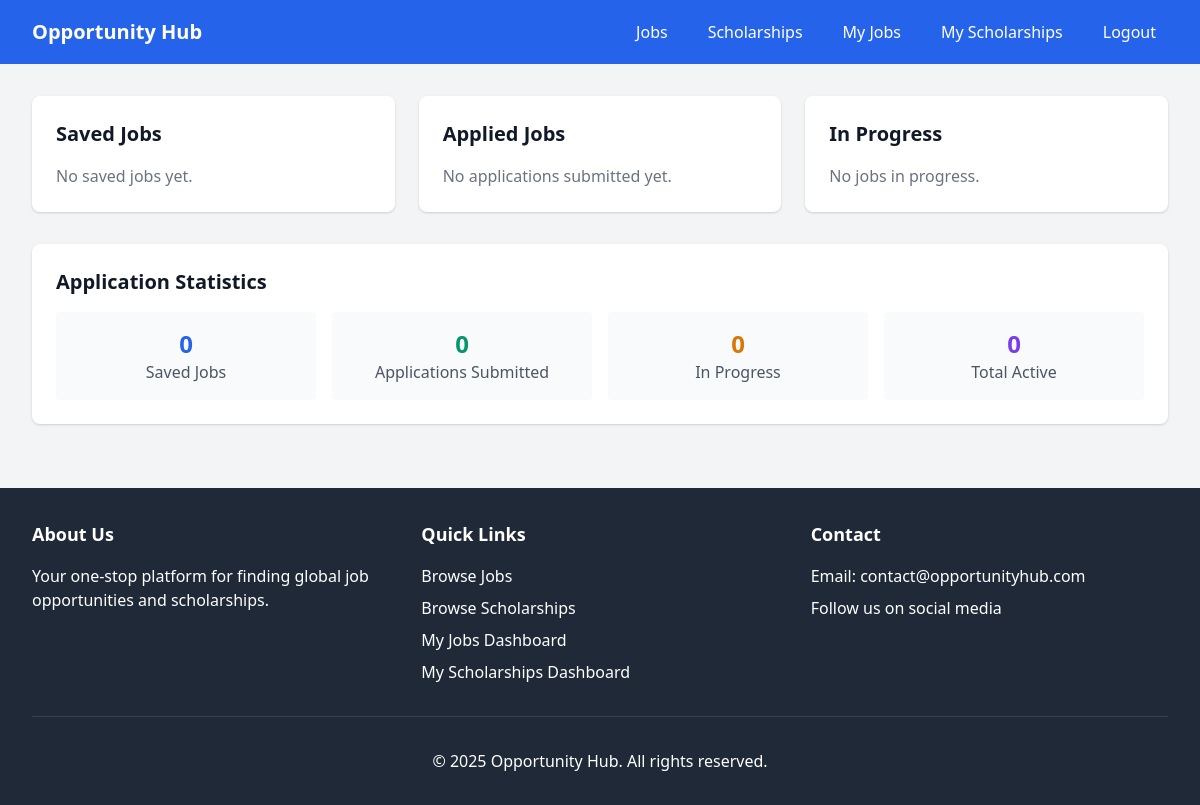
Page /jobs/dashboard/ (signed in) on the earlier database version.
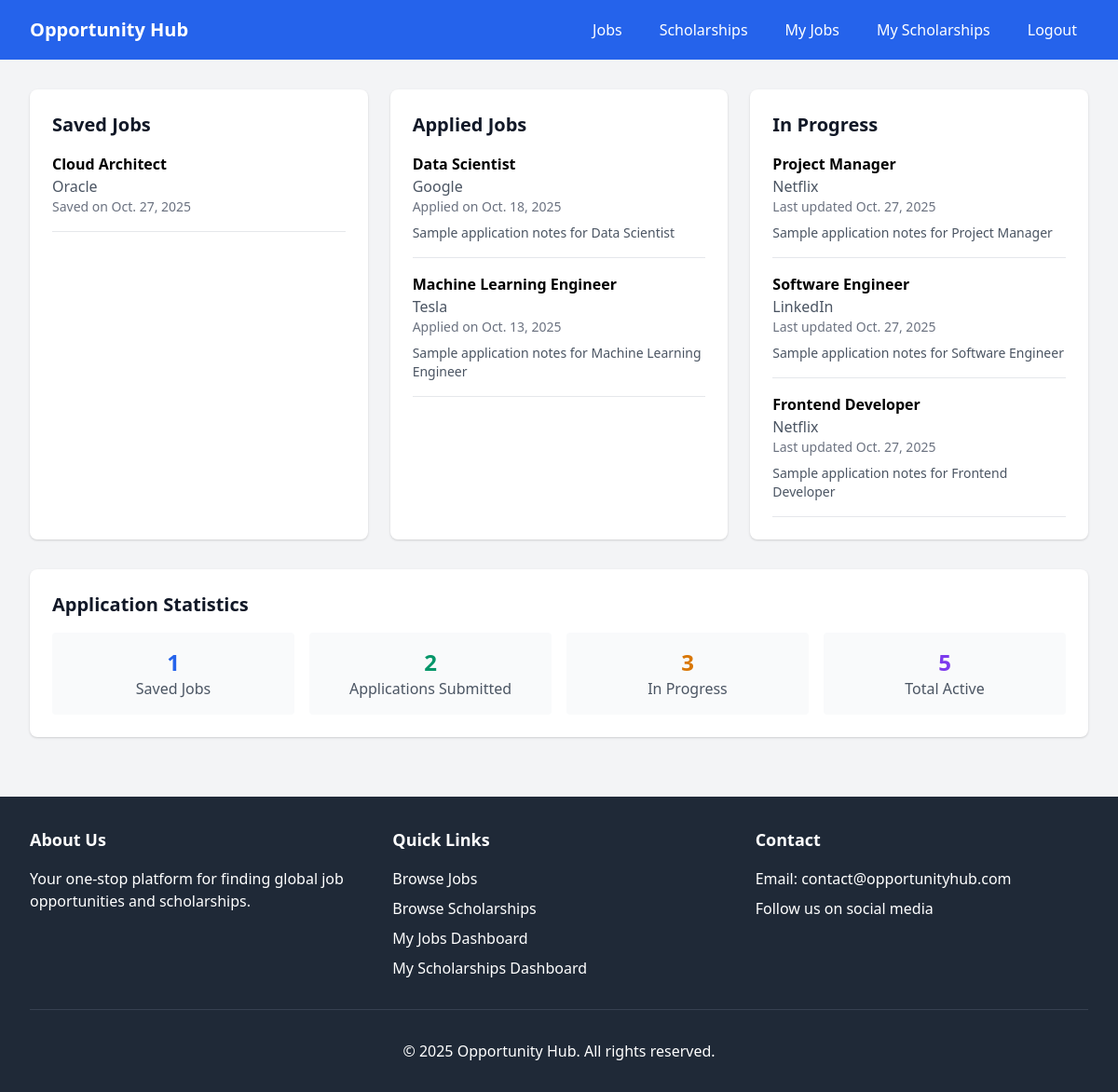
Same page on the later database version.
### jobs/models.py (models this page shows, shortened)
class JobApplication(models.Model):
    STATUS_CHOICES = [
        ('SAVED', 'Saved'),
        ('APPLIED', 'Applied'),
        ('IN_PROGRESS', 'In Progress'),
        ('REJECTED', 'Rejected'),
        ('ACCEPTED', 'Accepted'),
    ]
    user = models.ForeignKey('users.CustomUser', on_delete=models.CASCADE)
    job = models.ForeignKey(JobListing, on_delete=models.CASCADE)
    status = models.CharField(max_length=20, choices=STATUS_CHOICES, default='SAVED')
    notes = models.TextField(blank=True)
    applied_date = models.DateField(null=True, blank=True)
    created_at = models.DateTimeField(auto_now_add=True)
    updated_at = models.DateTimeField(auto_now=True)
    class Meta:
        unique_together = ('user', 'job')

class JobListing(models.Model):
    EMPLOYMENT_TYPE_CHOICES = [
        ('FULL_TIME', 'Full Time'),
        ('PART_TIME', 'Part Time'),
        ('CONTRACT', 'Contract'),
        ('INTERNSHIP', 'Internship'),
        ('REMOTE', 'Remote'),
    ]
    title = models.CharField(max_length=200)
    company = models.CharField(max_length=200)
    location = models.CharField(max_length=200)
    employment_type = models.CharField(max_length=20, choices=EMPLOYMENT_TYPE_CHOICES)
    description = models.TextField()
    requirements = models.TextField()
    salary_range = models.CharField(max_length=100, blank=True, null=True)
    application_url = models.URLField()
    source_website = models.CharField(max_length=100)
    posted_date = models.DateField()
    deadline = models.DateField(null=True, blank=True)
    is_remote = models.BooleanField(default=False)
    is_active = models.BooleanField(default=True)
    created_at = models.DateTimeField(auto_now_add=True)
    updated_at = models.DateTimeField(auto_now=True)
    class Meta:
        ordering = ['-posted_date']
        indexes = [
            models.Index(fields=['title', 'company']),
            models.Index(fields=['location']),
            models.Index(fields=['employment_type']),
            models.Index(fields=['posted_date']),
        ]

### jobs/views.py (the view)
# urls.py: path('dashboard/', views.dashboard, name='dashboard'),
@login_required
def dashboard(request):
    applications = JobApplication.objects.filter(user=request.user).select_related('job')
    saved_jobs = applications.filter(status='SAVED')
    applied_jobs = applications.filter(status='APPLIED')
    in_progress_jobs = applications.filter(status='IN_PROGRESS')
    context = {
        'saved_jobs': saved_jobs,
        'applied_jobs': applied_jobs,
        'in_progress_jobs': in_progress_jobs,
    }
    return render(request, 'jobs/dashboard.html', context)

### templates/jobs/dashboard.html (shortened to what the changed rows need)
{% extends 'base.html' %}
{% load static %}
{% block content %}
<div class="space-y-8">
    <div class="grid grid-cols-1 md:grid-cols-3 gap-6">
        <div class="bg-white p-6 rounded-lg shadow">
            <h2 class="text-xl font-semibold mb-4 text-gray-900">Saved Jobs</h2>
            <div class="space-y-4">
                {% for application in saved_jobs %}
                    <div class="border-b pb-4 last:border-b-0">
                        <h3 class="font-semibold">
                            <a href="{% url 'jobs:job-detail' application.job.pk %}" class="hover:text-blue-600">
                                {{ application.job.title }}
                            </a>
                        </h3>
                        <p class="text-gray-600">{{ application.job.company }}</p>
                        <p class="text-gray-500 text-sm">Saved on {{ application.created_at|date }}</p>
                    </div>
                {% empty %}
                    <p class="text-gray-500">No saved jobs yet.</p>
                {% endfor %}
            </div>
        </div>
        <div class="bg-white p-6 rounded-lg shadow">
            <h2 class="text-xl font-semibold mb-4 text-gray-900">Applied Jobs</h2>
            <div class="space-y-4">
                {% for application in applied_jobs %}
                    <div class="border-b pb-4 last:border-b-0">
                        <h3 class="font-semibold">
                            <a href="{% url 'jobs:job-detail' application.job.pk %}" class="hover:text-blue-600">
                                {{ application.job.title }}
                            </a>
                        </h3>
                        <p class="text-gray-600">{{ application.job.company }}</p>
                        <p class="text-gray-500 text-sm">Applied on {{ application.applied_date|date }}</p>
                        {% if application.notes %}
                            <p class="text-sm text-gray-600 mt-2">{{ application.notes }}</p>
                        {% endif %}
                    </div>
                {% empty %}
                    <p class="text-gray-500">No applications submitted yet.</p>
                {% endfor %}
            </div>
        </div>
        <div class="bg-white p-6 rounded-lg shadow">
            <h2 class="text-xl font-semibold mb-4 text-gray-900">In Progress</h2>
            <div class="space-y-4">
                {% for application in in_progress_jobs %}
                    <div class="border-b pb-4 last:border-b-0">
                        <h3 class="font-semibold">
                            <a href="{% url 'jobs:job-detail' application.job.pk %}" class="hover:text-blue-600">
                                {{ application.job.title }}
                            </a>
                        </h3>
                        <p class="text-gray-600">{{ application.job.company }}</p>
                        <p class="text-gray-500 text-sm">Last updated {{ application.updated_at|date }}</p>
                        {% if application.notes %}
                            <p class="text-sm text-gray-600 mt-2">{{ application.notes }}</p>
                        {% endif %}
                    </div>
                {% empty %}
                    <p class="text-gray-500">No jobs in progress.</p>
                {% endfor %}
            </div>
        </div>
    </div>
    <div class="bg-white p-6 rounded-lg shadow">
        <h2 class="text-xl font-semibold mb-4 text-gray-900">Application Statistics</h2>
        <div class="grid grid-cols-1 md:grid-cols-4 gap-4">
            <div class="text-center p-4 bg-gray-50 rounded">
                <div class="text-2xl font-bold text-blue-600">{{ saved_jobs.count }}</div>
                <div class="text-gray-600">Saved Jobs</div>
            </div>
            <div class="text-center p-4 bg-gray-50 rounded">
                <div class="text-2xl font-bold text-green-600">{{ applied_jobs.count }}</div>
                <div class="text-gray-600">Applications Submitted</div>
            </div>
            <div class="text-center p-4 bg-gray-50 rounded">
                <div class="text-2xl font-bold text-yellow-600">{{ in_progress_jobs.count }}</div>
                <div class="text-gray-600">In Progress</div>
            </div>
            <div class="text-center p-4 bg-gray-50 rounded">
                <div class="text-2xl font-bold text-purple-600">{{ applied_jobs.count|add:in_progress_jobs.count }}</div>
                <div class="text-gray-600">Total Active</div>
            </div>
        </div>
    </div>
</div>
{% endblock %}

Differences in the rows shown:
added JobApplication: job "Cloud Architect", job.company "Oracle", created_at "Oct. 27, 2025", shown under "Saved Jobs"
added JobApplication: job "Data Scientist", job.company "Google", applied_date "Oct. 18, 2025", notes "Sample application notes for Data Scientist", shown under "Applied Jobs"
added JobApplication: job "Machine Learning Engineer", job.company "Tesla", applied_date "Oct. 13, 2025", notes "Sample application notes for Machine Learning Engineer", shown under "Applied Jobs"
added JobApplication: job "Project Manager", job.company "Netflix", updated_at "Oct. 27, 2025", notes "Sample application notes for Project Manager", shown under "In Progress"
added JobApplication: job "Software Engineer", job.company "LinkedIn", updated_at "Oct. 27, 2025", notes "Sample application notes for Software Engineer", shown under "In Progress"
added JobApplication: job "Frontend Developer", job.company "Netflix", updated_at "Oct. 27, 2025", notes "Sample application notes for Frontend Developer", shown under "In Progress"
Other differences:
{{ saved_jobs.count }}: "0" → "1"
{{ applied_jobs.count }}: "0" → "2"
{{ in_progress_jobs.count }}: "0" → "3"
{{ applied_jobs.count|add:in_progress_jobs.count }}: "0" → "5"
text no longer shown: "No saved jobs yet. No applications submitted yet. No jobs in progress."
